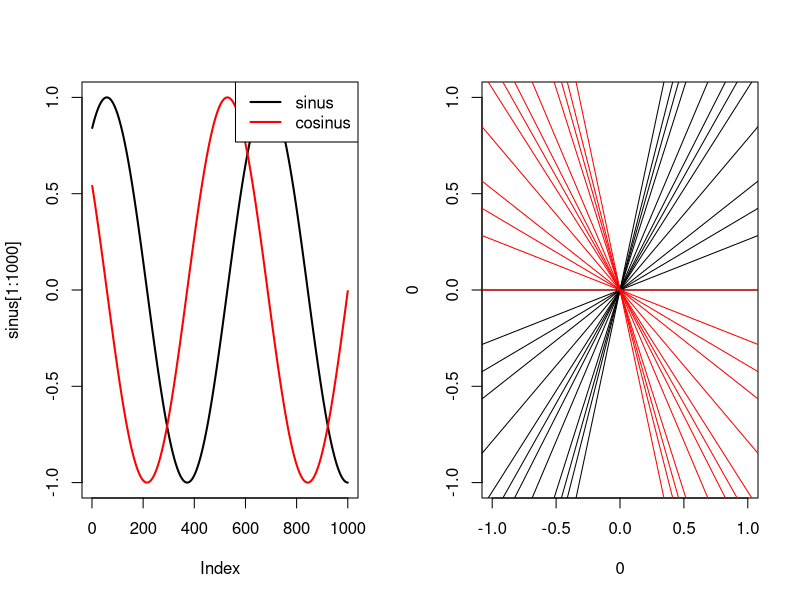

Reproduce this figure in R.
# By Ludovic G, with the participation of Martin D.
# Calcul manuel d'un cosinus et d'un sinus. Imitation des fonctions internes deja
# existantes dans R sin() et cos().

par(mfrow = c(1,2))

#--------------------------------------------------------------
# Sin / Cos avec les fonctions de R
#--------------------------------------------------------------

sinus = sin(seq(1,5000, by = 0.01))
plot(sinus[1:1000],type ="l", lwd = 2)

cosinus = cos(seq(1,5000, by = 0.01))
lines(cosinus[1:1000],type ="l", col = "red", lwd = 2)

legend("topright", legend = c("sinus","cosinus"), col = c("black","red"), lwd = 2, lty = 1)

#--------------------------------------------------------------
# Radians
#--------------------------------------------------------------

cercle = c(0, pi/12, pi/8, pi/6, pi/4, pi/3, 3*pi/8, 5*pi/12, pi/2, 2*pi/3, 3*pi/4, 5*pi/6, pi)

plot(0,0)

for(i in cercle) {
	
	abline(a = 0, b = i)
	
}

for(i in cercle) {
	
	abline(a = 0, b = -i, col = "red")
	
}

# Avec Normalisation
#-----------------------------------------------------------
# DEVELOPPEMENT EN SERIE DE MACLAURIN DES FONCTIONS USUELLES
#-----------------------------------------------------------
# Calcul cosinus a la main 
#-----------------------------------------------------------

calcul_cos = function(alpha,N) {
	
	pair_ou_impair = floor(alpha/pi) %% 2
	if(pair_ou_impair == 0) {
		pair = TRUE
	} else {
		pair = FALSE
	}
		
	alpha = ( alpha/pi - floor(alpha/pi) ) * pi

	n = 0:N
	
	cosinus = sum(( (-1)^n / factorial(2 * n) ) * alpha^(2*n))
		
	if(pair == FALSE) {
		cosinus = - cosinus
	}
	
	return(cosinus)
	
}

calcul_cos(36,10)
cos(36)

#--------------------------------------------------------------
# Calcul sinus a la main
#--------------------------------------------------------------

calcul_sin = function(alpha,N) {
	
	pair_ou_impair = floor(alpha/pi) %% 2
	if(pair_ou_impair == 0) {
		pair = TRUE
	} else {
		pair = FALSE
	}
	
	alpha = ( alpha/pi - floor(alpha/pi) ) * pi
	
	#sinus = ( (8*(1-sqrt(2))) / pi^2) * alpha^2 + (2*(2*sqrt(2) - 1) / pi) * alpha 
	
	n = 0:N
	
	sinus = sum(( (-1)^n / factorial(2 * n  + 1) ) * alpha^(2*n+1))
	
	if(pair == FALSE) {
	sinus = - sinus
	}
	
	return(sinus)
	
}

calcul_sin(50,10)
sin(50)